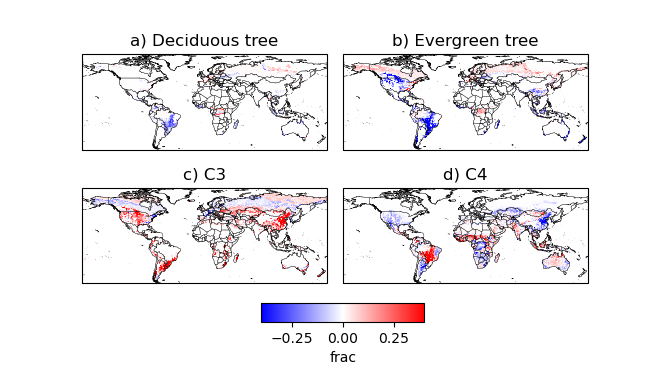

Reproduce this figure in Python.

import os
import glob
import sys
sys.path.append('/net/home/h03/kwilliam/other_fcm/jules_py/trunk/jules/')
import jules
import iris
import matplotlib as mpl
import pylab
import matplotlib.pyplot as plt
import numpy as np
from iris.plot import pcolormesh
import iris.quickplot as qplt
import iris.analysis.cartography
import iris.plot as iplt
import h5py
from iris.coord_systems import GeogCS
import cartopy.crs as ccrs
import cf_units
from collections import OrderedDict 
import numpy.ma as ma
import iris.coord_categorisation
from mpl_toolkits.axes_grid1 import make_axes_locatable

'''
### Global totals
### Model Data
var_constraint = iris.Constraint(cube_func=lambda x: x.var_name == 'cv')
cube = jules.load_cube('/scratch/cburton/scratch/ISIMIP_PAPER/GFDL/2010-2019/GenAnn.nc', var_constraint).collapsed(['time'], iris.analysis.MEAN) 
cube.data[np.where(np.isnan(cube.data))] = 0.0
coords = ('longitude', 'latitude')
for coord in coords:
    if not cube.coord(coord).has_bounds():
        cube.coord(coord).guess_bounds()
grid_weights = iris.analysis.cartography.area_weights(cube)
cube = cube.collapsed(['latitude', 'longitude'], iris.analysis.SUM, weights = grid_weights) /1E12
print(cube.data)

# Get cveg data
AGB = iris.load_cube('/data/users/dkelley/jules_benchmarking/outputs/CCI0.5/ESACCI-BIOMASS-L4-AGB-MERGED-0.5Degree-2010-fv3.0-ensembles-3.nc', 'agb')/10 # convert Mg/ha to kg/m2
print(AGB)
for coord in coords:
    if not AGB.coord(coord).has_bounds():
        AGB.coord(coord).guess_bounds()
grid_weights = iris.analysis.cartography.area_weights(AGB)
AGB = AGB.collapsed(['latitude', 'longitude'], iris.analysis.SUM, weights = grid_weights) /1E12
print(AGB.data)

exit()
'''
'''
### Obs Data

# Get  CCI data
var_constraint = iris.Constraint(cube_func=lambda x: x.var_name == 'frac')
CCI = iris.load_cube('~/PAPERS/3.FutureFiresGlobal/Data/vegfrac_lc-cci_9PFTs_2010_v1.6.1.nc')
cube = jules.load_cube('/scratch/cburton/scratch/ISIMIP_PAPER/GFDL/2010-2019/PFTYears.nc', var_constraint).collapsed(['time'], iris.analysis.MEAN)
cs_new = iris.coord_systems.GeogCS(6371229.)
CCI.coord('latitude').coord_system = cs_new
CCI.coord('longitude').coord_system = cs_new
cube.coord('latitude').coord_system = cs_new
cube.coord('longitude').coord_system = cs_new
CCI = CCI.regrid(cube, iris.analysis.Linear()) 

CCITrees = CCI[0,:,:]+CCI[1,:,:]+CCI[2,:,:]+CCI[3,:,:]+CCI[4,:,:]
'''


### Model Data
models = ('GFDL', 'IPSL', 'MIROC','HadGEM2')

#Pre-Industrial
PI = {}
for model in models:
    var_constraint = iris.Constraint(cube_func=lambda x: x.var_name == 'frac')
    cube = jules.load_cube('/scratch/cburton/scratch/ISIMIP_PAPER/'+model+'/1860-1900/Years.nc', var_constraint).collapsed(['time'], iris.analysis.MEAN) 
    PI['DTree'+model] = cube[0,:,:]+cube[3,:,:]
    PI['ETree'+model] = cube[1,:,:]+cube[2,:,:]+cube[4,:,:]
    PI['DSb'+model] = cube[11,:,:]
    PI['ESb'+model] = cube[12,:,:]
    PI['C3'+model] = cube[5,:,:]+cube[6,:,:]+cube[7,:,:]
    PI['C4'+model] = cube[8,:,:]+cube[9,:,:]+cube[10,:,:]


PI_DTree = (PI['DTreeGFDL']+PI['DTreeIPSL']+PI['DTreeMIROC']+PI['DTreeHadGEM2'])/4
PI_ETree = (PI['ETreeGFDL']+PI['ETreeIPSL']+PI['ETreeMIROC']+PI['ETreeHadGEM2'])/4
PI_DSb = (PI['DSbGFDL']+PI['DSbIPSL']+PI['DSbMIROC']+PI['DSbHadGEM2'])/4
PI_ESb = (PI['ESbGFDL']+PI['ESbIPSL']+PI['ESbMIROC']+PI['ESbHadGEM2'])/4
PI_C3 = (PI['C3GFDL']+PI['C3IPSL']+PI['C3MIROC']+PI['C3HadGEM2'])/4
PI_C4 = (PI['C4GFDL']+PI['C4IPSL']+PI['C4MIROC']+PI['C4HadGEM2'])/4


#1.5 deg
Fut15 = {}
for model in models:
    var_constraint = iris.Constraint(cube_func=lambda x: x.var_name == 'frac')
    cube = jules.load_cube('/scratch/cburton/scratch/ISIMIP_PAPER/'+model+'/RCP60_1p5/PFTlayers.nc', var_constraint).collapsed(['time'], iris.analysis.MEAN) 

    Fut15['DTree'+model] = cube[0,:,:]+cube[3,:,:]
    Fut15['ETree'+model] = cube[1,:,:]+cube[2,:,:]+cube[4,:,:]
    Fut15['DSb'+model] = cube[11,:,:]
    Fut15['ESb'+model] = cube[12,:,:]
    Fut15['C3'+model] = cube[5,:,:]+cube[6,:,:]+cube[7,:,:]
    Fut15['C4'+model] = cube[8,:,:]+cube[9,:,:]+cube[10,:,:]


Fut15_DTree = (Fut15['DTreeGFDL']+Fut15['DTreeIPSL']+Fut15['DTreeMIROC']+Fut15['DTreeHadGEM2'])/4
Fut15_ETree = (Fut15['ETreeGFDL']+Fut15['ETreeIPSL']+Fut15['ETreeMIROC']+Fut15['ETreeHadGEM2'])/4
Fut15_DSb = (Fut15['DSbGFDL']+Fut15['DSbIPSL']+Fut15['DSbMIROC']+Fut15['DSbHadGEM2'])/4
Fut15_ESb = (Fut15['ESbGFDL']+Fut15['ESbIPSL']+Fut15['ESbMIROC']+Fut15['ESbHadGEM2'])/4
Fut15_C3 = (Fut15['C3GFDL']+Fut15['C3IPSL']+Fut15['C3MIROC']+Fut15['C3HadGEM2'])/4
Fut15_C4 = (Fut15['C4GFDL']+Fut15['C4IPSL']+Fut15['C4MIROC']+Fut15['C4HadGEM2'])/4


import cartopy.feature as cfeature
countries = cfeature.NaturalEarthFeature(category='cultural',
                                         name='admin_0_countries',
                                         scale='50m',
                                         facecolor='none')

vmin=-0.4
vmax=0.4
#, vmin=vmin, vmax=vmax
ax = plt.subplot(2,2,1)
iplt.pcolormesh(Fut15_DTree-PI_DTree, cmap='bwr', vmin=vmin, vmax=vmax)
plt.gca().coastlines(lw=0.2)
plt.gca().add_feature(countries, lw=0.2) 
plt.title('a) Deciduous tree')

plt.subplot(2,2,2)
iplt.pcolormesh(Fut15_ETree-PI_ETree, cmap='bwr', vmin=vmin, vmax=vmax)
plt.gca().coastlines(lw=0.2)
plt.gca().add_feature(countries, lw=0.2)
plt.title('b) Evergreen tree')

ax=plt.subplot(2,2,3)
iplt.pcolormesh(Fut15_C3-PI_C3, cmap='bwr', vmin=vmin, vmax=vmax)
plt.gca().coastlines(lw=0.2)
plt.gca().add_feature(countries, lw=0.2)
plt.title('c) C3')

plt.subplot(2,2,4)
mesh = iplt.pcolormesh(Fut15_C4-PI_C4, cmap='bwr', vmin=vmin, vmax=vmax)
plt.gca().coastlines(lw=0.2)
plt.gca().add_feature(countries, lw=0.2)
plt.title('d) C4')

      #Position: Left,Bottom, width, height
cax = plt.axes([0.40, 0.15, 0.25, 0.05])
plt.colorbar(mesh, orientation='horizontal',cax=cax, label='frac')
plt.show()




'''
a = np.array([[0,1]])
b = np.array([[0,2]])

fig, axs = plt.subplots(10, 4, constrained_layout=True)

ax = axs[0,0]
mesh1=ax.pcolormesh(a)
ax = axs[0,1]
mesh2=ax.pcolormesh(b)

plt.colorbar(mesh1, ax=axs[:6, :], location='right')
plt.colorbar(mesh2, ax=axs[6:, :], location='right')
plt.show()
'''


'''
###Test layout

var_constraint = iris.Constraint(cube_func=lambda x: x.var_name == 'frac')
CCI = jules.load_cube('/scratch/cburton/scratch/ISIMIP_PAPER/GFDL/2010-2019/PFTYears.nc', var_constraint).collapsed(['time'], iris.analysis.MEAN)
CCI = CCI[0,:,:]+CCI[1,:,:]+CCI[2,:,:]+CCI[3,:,:]+CCI[4,:,:]

for n in np.arange(8):
    ax = plt.subplot(4,2,n+1)
    mesh1=iplt.pcolormesh(CCI,cmap='Greens', vmin=0, vmax=2)
    plt.gca().coastlines(lw=0.2)
    plt.title('a) PD CCI Tree Frac')
    plt.colorbar()

cax = plt.axes([0.4, 0.7, 0.3, 0.02])
plt.colorbar(mesh1, orientation='horizontal', cax=cax, ticks=[0,0.2, 0.4, 0.6, 0.8, 1.0])

      #Position: Left,Bottom, width, height
cax = plt.axes([0.4, 0.5, 0.3, 0.02])
plt.colorbar(mesh1, orientation='horizontal',cax=cax, ticks=[-0.1,-0.05,0,0.05,0.1])

      #Position: Left,Bottom, width, height
cax = plt.axes([0.4, 0.3, 0.3, 0.02])
plt.colorbar(mesh1, orientation='horizontal',cax=cax, ticks=[0,10,20,30,40])

      #Position: Left,Bottom, width, height
cax = plt.axes([0.4, 0.1, 0.3, 0.02])
plt.colorbar(mesh1, orientation='horizontal',cax=cax, ticks=[-5, -2.5, 0, 2.5, 5])

plt.show()


exit()
'''
